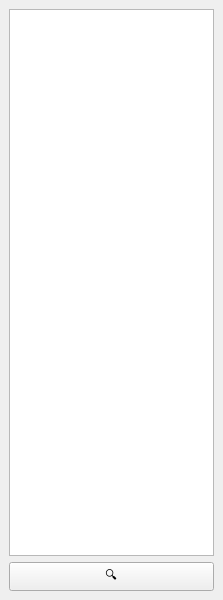
<?xml version="1.0" encoding="UTF-8"?>
<ui version="4.0">
 <class>MainWindow</class>
 <widget class="QMainWindow" name="MainWindow">
  <property name="geometry">
   <rect>
    <x>0</x>
    <y>0</y>
    <width>223</width>
    <height>600</height>
   </rect>
  </property>
  <property name="windowTitle">
   <string>MainWindow</string>
  </property>
  <widget class="QWidget" name="centralwidget">
   <layout class="QVBoxLayout" name="verticalLayout">
    <item>
     <widget class="QListWidget" name="listWidget"/>
    </item>
    <item>
     <widget class="QPushButton" name="searchBtn">
      <property name="text">
       <string>🔍</string>
      </property>
     </widget>
    </item>
   </layout>
  </widget>
 </widget>
 <resources/>
 <connections/>
</ui>
